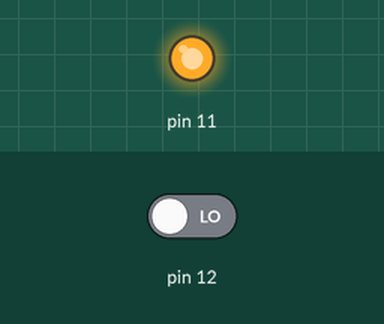
This sketch was run on a simulated Arduino Uno, built with avr-gcc and run on an emulated ATmega328P. Parts: output pins drawn as LEDs (lit = HIGH). Inputs (shaded band) come from the test bench; at power-on: pin 12 LOW. What the sketch prints to the serial monitor is not drawn.

Above: at 0.1 s.
Timing chart, 0 to 1.6 s (numbered marks = the images above):
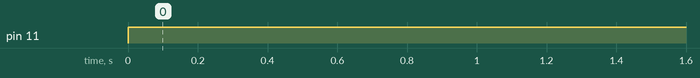

Measured:
- by itself, pin 11: LOW → HIGH at 0.00 s

The sketch:

distancesensor.ino
```cpp
float odleglosc;

void setup() {
  // put your setup code here, to run once:
  pinMode(12, INPUT);
  pinMode(11, OUTPUT);
  Serial.begin(9600);
}

void loop() {
  // put your main code here, to run repeatedly:
  digitalWrite(11, HIGH);
  delay(10);
  digitalWrite(12, LOW);

  odleglosc = pulseIn(12, HIGH) / 148.00 * 2.54;

  Serial.println(odleglosc);
}
```
